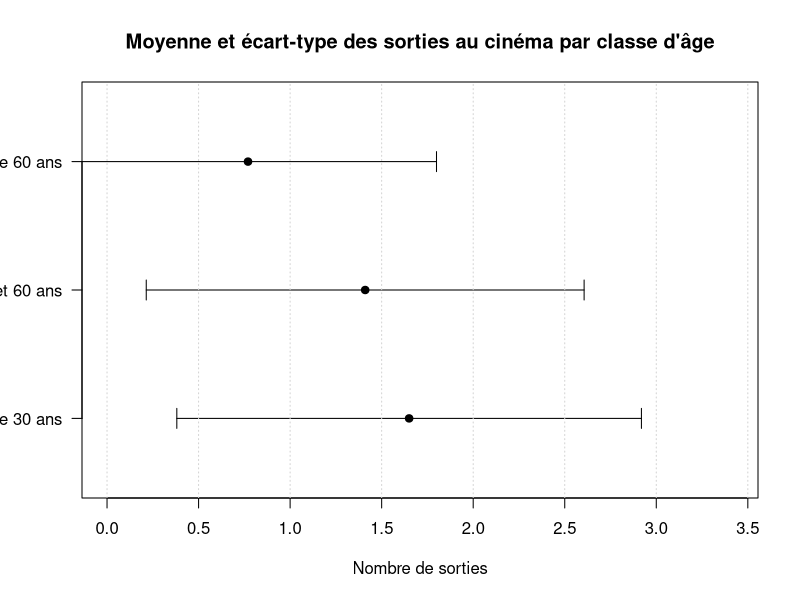

This figure's R source:
# https://github.com/BreizhHardware/TD-R/tree/main/TP_estimateurs

# Création du tableau de contingence
donnees <- matrix(
  c(33, 93, 55, 20, 16, 9,
    35, 77, 34, 13, 10, 4,
    81, 34, 25, 6, 2, 1),
  nrow = 3, byrow = TRUE
)

n <- length(donnees)

# Ajout des noms de lignes et colonnes
rownames(donnees) <- c("Moins de 30 ans", "Entre 30 et 60 ans", "Plus de 60 ans")
colnames(donnees) <- c("0", "1", "2", "3", "4", "5")

# 1. Pour chaque classe d'âge, donnez une esƟmaƟon sans biais du nombre moyen de sorƟe au
# cinéma ainsi que la variance correspondante.

# Fonction pour calculer la moyenne pondérée
moyenne_ponderee <- function(x, effectifs) {
  sum(x * effectifs) / sum(effectifs)
}

# Fonction pour calculer la variance non biaisée
variance_non_biaisee <- function(x, effectifs, moyenne) {
  n <- sum(effectifs)
  sum(effectifs * (x - moyenne)^2) / (n - 1)
}

# Valeurs possibles de sorties
sorties <- as.numeric(colnames(donnees))

# Calcul pour chaque classe d'âge
resultats <- data.frame(
  classe_age = rownames(donnees),
  effectif_total = rowSums(donnees),
  moyenne_ponderee = NA,
  variance = NA
)

for (i in 1:nrow(donnees)) {
  moy <- moyenne_ponderee(sorties, donnees[i,])
  var <- variance_non_biaisee(sorties, donnees[i,], moy)
  resultats$moyenne_ponderee[i] <- moy
  resultats$variance[i] <- var
}

# Affichage des résultats arrondis
resultats$moyenne_ponderee <- round(resultats$moyenne_ponderee, 2)
resultats$variance <- round(resultats$variance, 2)
print(resultats)

# 2. Représenter graphiquement les intervalles moyennes écart-type et commentés.

# Calcul des écarts-types
resultats$ecart_type <- sqrt(resultats$variance)

# Création du graphique
plot(resultats$moyenne,
     1:3,
     ylim = c(0.5, 3.5),
     xlim = c(0, max(resultats$moyenne + resultats$ecart_type) + 0.5),
     pch = 19,
     main = "Moyenne et écart-type des sorties au cinéma par classe d'âge",
     xlab = "Nombre de sorties",
     ylab = "",
     yaxt = "n")

# Ajout des noms des classes d'âge
axis(2, at = 1:3, labels = resultats$classe_age, las = 1)

# Ajout des intervalles moyenne ± écart-type
arrows(resultats$moyenne - resultats$ecart_type,
       1:3,
       resultats$moyenne + resultats$ecart_type,
       1:3,
       code = 3,
       angle = 90,
       length = 0.1)

# Ajout d'une grille verticale pour faciliter la lecture
grid(nx = NULL, ny = NA)